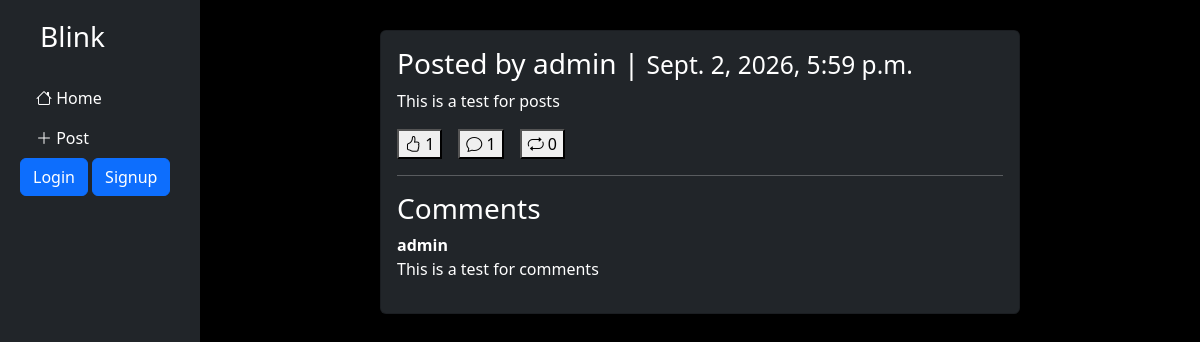
The app's page /post/1/ with its own data.
### posts/models.py (models this page shows, shortened)
class Post(models.Model):
    author = models.ForeignKey(
        get_user_model(),
        on_delete=models.CASCADE,
    )
    content = models.TextField(max_length=200)
    image = models.ImageField(
        upload_to='post_images/',
        blank=True,
        null=True
    )
    video = models.FileField(
        upload_to='post_videos/',
        blank=True,
        null=True
    )
    date = models.DateTimeField(auto_now_add=True)

class Comment(models.Model):
    post=models.ForeignKey(
        Post,
        on_delete=models.CASCADE,
        related_name="comments"
    )
    author = models.ForeignKey(
        get_user_model(),
        on_delete=models.CASCADE,
        related_name="comments"
    )
    content = models.TextField(max_length=200)

### users/models.py (models this page shows)
class CustomUser(AbstractUser):
    age = models.PositiveIntegerField(null=True, blank=True)
    bio = models.TextField(max_length=500, blank=True)
    profile_picture = models.ImageField(
        upload_to='profile_pictures/',
        blank=True,
        null=True
    )
    background_picture = models.ImageField(
        upload_to='background_pictures/',
        blank=True,
        null=True
    )

### posts/views.py (the view)
# urls.py: path('post/<int:pk>/', PostDetailView.as_view(), name='post_detail'),
class PostDetailView(DetailView):
    model = Post
    template_name = 'post/post_detail.html'
    context_object_name = 'post'
    def get_context_data(self, **kwargs):
        context = super().get_context_data(**kwargs)
        if self.request.user.is_authenticated:
            liked_posts = Like.objects.filter(
                user=self.request.user
            ).values_list('post_id', flat=True)
            reposted_posts = Repost.objects.filter(
                user=self.request.user
            ).values_list('post_id', flat=True)
            context['liked_posts'] = liked_posts
            context['reposted_posts'] = reposted_posts
        else:
            context['liked_posts'] = []
            context['reposted_posts'] = []
        return context

### templates/post/post_detail.html (shortened to what this page needs)
{% extends 'base.html' %}
{% block content %}
<div class="card bg-dark text-white mb-3">
    <div class="card-body">
        <a class="text-white text-decoration-none" href="{% url 'profile' post.author.pk %}">
             <h3>Posted by {{ post.author.username }} | <small>{{ post.date }}</small> </h3>
        </a>
        <p>{{ post.content }}</p>
        <div class="d-flex gap-3 mt-2">
                    <form action="{% url 'like_post' post.pk %}" method='post'>
                        <button type="submit">
                            {% if post.pk in liked_posts %}
                                <i class="bi bi-hand-thumbs-up-fill"></i>
                            {% else %}
                                <i class="bi bi-hand-thumbs-up"></i>
                            {% endif %}
                            {{ post.likes.count }}
                        </button>
                    </form>
                    <form action="{% url 'add_comment' post.pk %}" method="post">
                        <button type="submit">
                            <i class="bi bi-chat"></i>
                            {{ post.comments.count}}
                        </button>
                    </form>
                    <form action="{% url 'repost' post.pk %}" method="post">
                        <button type="submit">
                            {% if post.pk in reposted_posts %}
                                <i class="bi bi-repeat-1"></i>
                            {% else %}
                                <i class="bi bi-repeat"></i>
                            {% endif %}
                            {{ post.reposts.count}}
                        </button>
                    </form>
                </div>
        <hr>
        <h3>Comments</h3>
        {% for comment in post.comments.all %}
        <div>
            <strong>{{ comment.author.username }}</strong>
            <p>{{ comment.content }}</p>
        {% empty %}
            <p>No comments yet.</p>
        {% endfor %}
    </div>
</div>
{% endblock content %}

### static/style.css (style rules this page uses)
body { background-color: red !important; }

### records on screen
Post: author.username "admin", date "Sept. 2, 2026, 5:59 p.m.", content "This is a test for posts", likes.count "1", comments.count "1", reposts.count "0"
Comment: author.username "admin", content "This is a test for comments"
